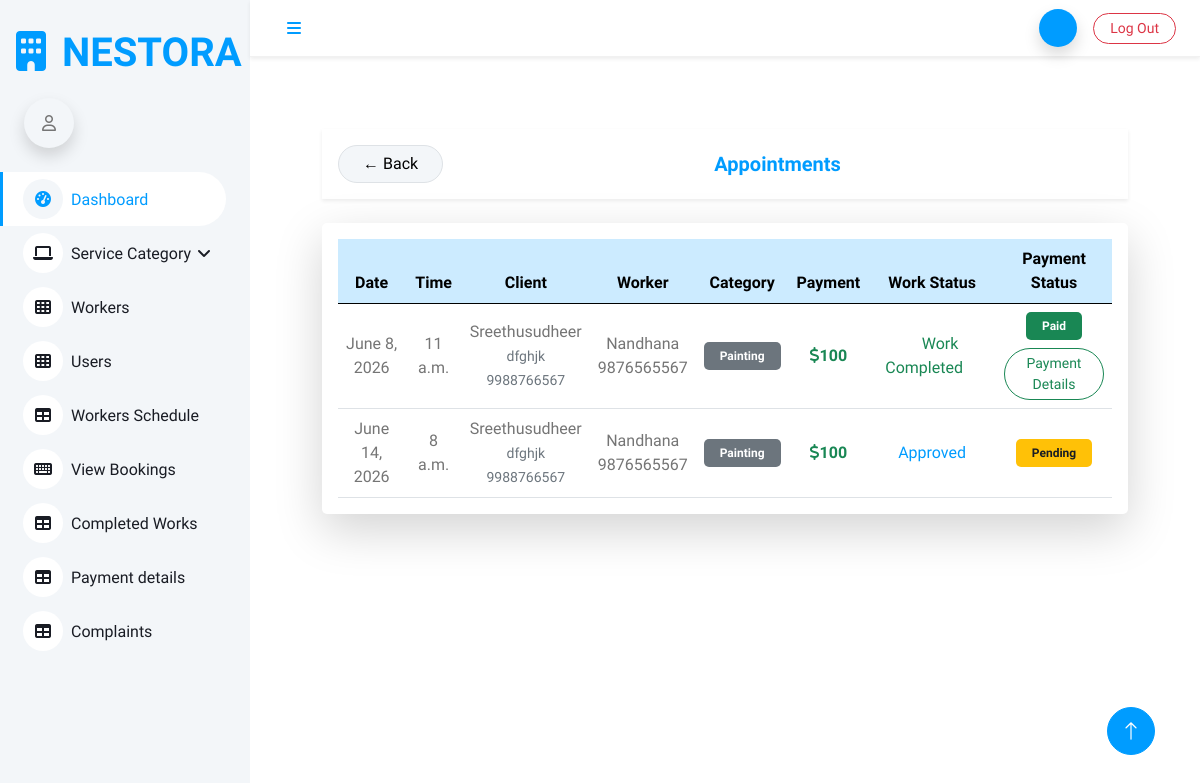
/admin_view_appointment, run on the app's committed database.
### Homeserviceapp/models.py (models this page shows, shortened)
class Appointment(models.Model):
    user = models.ForeignKey(Login, on_delete=models.CASCADE, related_name='appointment')
    user_profile = models.ForeignKey(UserRegistration, on_delete=models.CASCADE, related_name='user_profile')
    worker = models.ForeignKey(WorkerRegistration, on_delete=models.CASCADE, related_name='worker')
    availability = models.ForeignKey(Availability, on_delete=models.DO_NOTHING)
    appointment_status = models.IntegerField(default=0)
    work_status = models.BooleanField(default=False)
    payment_status = models.IntegerField(default=0)
    worker_amount = models.IntegerField(null=True, blank=True)
    worker_payment_status = models.IntegerField(default=0)
    admin_wallet = models.IntegerField(null=True, blank=True)

class Availability(models.Model):
    user = models.ForeignKey(WorkerRegistration, on_delete=models.DO_NOTHING)
    date = models.DateField()
    time = models.TimeField()
    schedule_status = models.IntegerField(default=0)
    booking_status = models.IntegerField(default=0)

class UserRegistration(models.Model):
    user = models.OneToOneField(Login, on_delete=models.CASCADE, related_name='user')
    name = models.CharField(max_length=250)
    address = models.TextField(max_length=300)
    contact = models.IntegerField()

class WorkerRegistration(models.Model):
    user = models.OneToOneField(Login, on_delete=models.CASCADE, related_name='worker')
    name = models.CharField(max_length=300)
    category = models.ForeignKey(Category, on_delete=models.DO_NOTHING)
    address = models.TextField()
    contact = models.IntegerField()
    paypal_email = models.CharField(max_length=200, null=True, blank=True)
    payment = models.IntegerField(null=True, blank=True)
    experience = models.IntegerField()
    image = models.ImageField(upload_to='uploads/')

class Category(models.Model):
    category = models.CharField(max_length=300)
    def __str__(self):
        return self.category

### Homeserviceapp/views.py (the view)
# urls.py: path('admin_view_appointment', views.admin_view_appointment, name='admin_view_appointment'),
def admin_view_appointment(request):
    data = Appointment.objects.all()
    return render(request, 'admin/admin_view_appointment.html', {'data': data})

### templates/admin/admin_view_appointment.html (shortened to what this page needs)
{% extends 'admin/admin_dashboard.html' %}
{% block content %}
<div class="container py-4">
    <div class="d-flex justify-content-between align-items-center mb-4 p-3 bg-white shadow-sm rounded-4">
        <a href="{% url 'admin_dashboard' %}" class="btn btn-light border rounded-pill px-4">
            ← Back
        </a>
        <h5 class="mb-0 fw-bold text-primary">Appointments</h5>
    </div>
    <div class="card border-0 shadow-lg rounded-4">
        <div class="card-body p-3">
            <div class="table-responsive">
                <table class="table table-hover align-middle text-center mb-0">
                    <thead class="table-primary">
                        <tr>
                            <th>Date</th>
                            <th>Time</th>
                            <th>Client</th>
                            <th>Worker</th>
                            <th>Category</th>
                            <th>Payment</th>
                            <th>Work Status</th>
                            <th>Payment Status</th>
                        </tr>
                    </thead>
                    <tbody>
                        {% for i in data %}
                        <tr>
                            <td class="fw-semibold">{{ i.availability.date }}</td>
                            <td>{{ i.availability.time }}</td>
                            <td>
                                <div class="fw-semibold">{{ i.user_profile.name }}</div>
                                <small class="text-muted">{{ i.user_profile.address }}</small><br>
                                <small class="text-muted">{{ i.user_profile.contact }}</small>
                            </td>
                            <td class="fw-semibold">{{ i.worker.name }}<br>{{ i.worker.contact }}</td>
                            <td>
                                <span class="badge bg-secondary px-3 py-2">
                                    {{ i.worker.category }}
                                </span>
                            </td>
                            <td class="fw-bold text-success">
                                 <i class="fa-solid fa-dollar-sign"></i>{{ i.worker.payment }}
                            </td>
                            <td>
                                {% if i.appointment_status == 0 %}
                                <p>pending</p>
                                {% elif i.appointment_status == 1 %}
                                    {% if i.work_status == True %}
                                        <span class="text-success px-3 py-2 rounded-pill">
                                            Work Completed
                                        </span>
                                    {% else %}
                                        <span class="text-primary px-3 py-2 rounded-pill">
                                            Approved
                                        </span>
                                    {% endif %}
                                {% elif i.appointment_status == 2 %}
                                    <span class="text-danger px-3 py-2 rounded-pill">
                                        Rejected
                                    </span>
                                {% endif %}
                            </td>
                            <td>
                                {% if i.payment_status == 0 %}
                                    <span class="badge bg-warning text-dark px-3 py-2">
                                        Pending
                                    </span>
                                {% elif i.payment_status == 1 %}
                                    <span class="badge bg-success px-3 py-2">
                                        Paid
                                    </span>
                                    <div class="mt-2">
                                        <a href="{% url 'admin_payment_details' i.id %}"
                                           class="btn btn-sm btn-outline-success rounded-pill px-3">
                                            Payment Details
                                        </a>
                                    </div>
                                {% elif i.payment_status == 2 %}
                                    <span class="badge bg-danger px-3 py-2">
                                        Failed
                                    </span>
                                {% elif i.payment_status == 3 %}
                                    <span class="badge bg-secondary px-3 py-2">
                                        Cancelled
                                    </span>
                                {% endif %}
                            </td>
                        </tr>
                        {% endfor %}
                    </tbody>
                </table>
            </div>
        </div>
    </div>
</div>
{% endblock %}

### static/dashboard/css/style.css (style rules this page uses)
:root { --primary: #009CFF; --light: #F3F6F9; --dark: #191C24; }
.btn { transition: .5s; }

### data on the page
Appointment: availability "June 8, 2026", availability.time "11 a.m.", user_profile.name "Sreethusudheer", user_profile.address "dfghjk", user_profile.contact "9988766567", worker.name "Nandhana", worker.contact "9876565567", worker.category "Painting", worker.payment "100", appointment_status "Work Completed", payment_status "Paid"
Appointment: availability "June 14, 2026", availability.time "8 a.m.", user_profile.name "Sreethusudheer", user_profile.address "dfghjk", user_profile.contact "9988766567", worker.name "Nandhana", worker.contact "9876565567", worker.category "Painting", worker.payment "100", appointment_status "Approved", payment_status "Pending"
